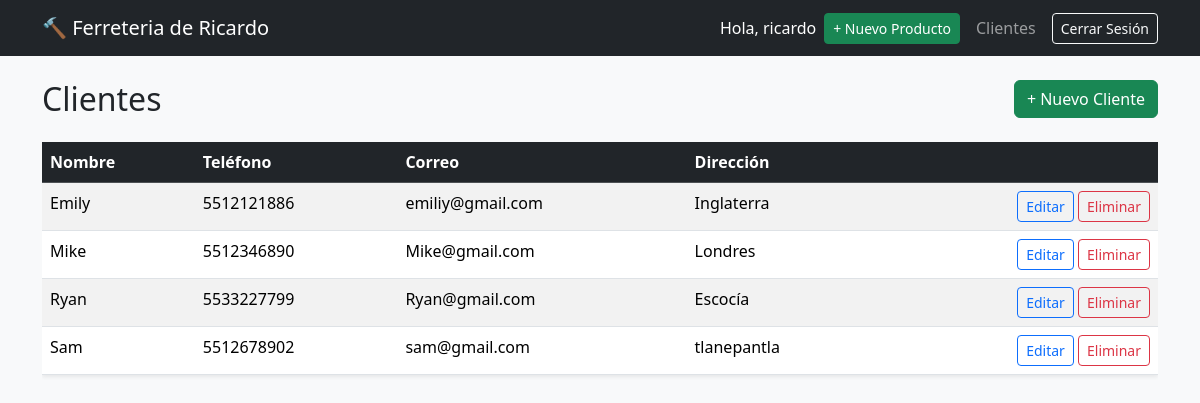
The app's page /clientes/ (signed in) with its own data.
### tienda/models.py (models this page shows, shortened)
class Cliente(models.Model):
    nombre = models.CharField(max_length=150)
    telefono = models.CharField("teléfono", max_length=20, blank=True)
    correo = models.EmailField(blank=True)
    direccion = models.CharField("dirección", max_length=200, blank=True)
    class Meta:
        ordering = ["nombre"]

### tienda/views.py (the view)
# urls.py: path('clientes/', views.ClienteListView.as_view(), name='cliente_lista'),
class ClienteListView(LoginRequiredMixin, ListView):
    model = Cliente
    template_name = 'tienda/cliente_list.html'
    context_object_name = 'clientes'

### tienda/templates/tienda/cliente_list.html (shortened to what this page needs)
{% extends 'base.html' %}
{% block contenido %}
<div class="d-flex justify-content-between align-items-center mb-4">
    <h2 class="mb-0">Clientes</h2>
    <a href="{% url 'cliente_crear' %}" class="btn btn-success">+ Nuevo Cliente</a>
</div>
<div class="table-responsive">
    <table class="table table-striped bg-white shadow-sm">
        <thead class="table-dark">
            <tr>
                <th>Nombre</th><th>Teléfono</th><th>Correo</th><th>Dirección</th><th></th>
            </tr>
        </thead>
        <tbody>
            {% for c in clientes %}
                <tr>
                    <td>{{ c.nombre }}</td>
                    <td>{{ c.telefono }}</td>
                    <td>{{ c.correo }}</td>
                    <td>{{ c.direccion }}</td>
                    <td class="text-end">
                        <a href="{% url 'cliente_editar' c.pk %}" class="btn btn-sm btn-outline-primary">Editar</a>
                        <a href="{% url 'cliente_eliminar' c.pk %}" class="btn btn-sm btn-outline-danger">Eliminar</a>
                    </td>
                </tr>
            {% empty %}
                <tr><td colspan="5" class="text-center">No hay clientes registrados.</td></tr>
            {% endfor %}
        </tbody>
    </table>
</div>
{% endblock %}

### tienda/templates/base.html (shortened to what this page needs)
<!DOCTYPE html>
<html lang="es">
<head>
    <link href="https://cdn.jsdelivr.net/npm/bootstrap@5.3.3/dist/css/bootstrap.min.css" rel="stylesheet">
</head>
<body class="bg-light">
<nav class="navbar navbar-expand-lg navbar-dark bg-dark">
    <div class="container">
        <a class="navbar-brand" href="{% url 'inicio' %}">🔨  Ferreteria de Ricardo</a>
        <div class="collapse navbar-collapse" id="menu">
            <ul class="navbar-nav ms-auto align-items-lg-center gap-lg-2">
                {% if user.is_authenticated %}
                    <li class="nav-item"><span class="navbar-text text-white">Hola, {{ user.username }}</span></li>
                    <li class="nav-item"><a class="btn btn-success btn-sm" href="{% url 'producto_crear' %}">+ Nuevo Producto</a></li>
                    <li class="nav-item"><a class="nav-link" href="{% url 'cliente_lista' %}">Clientes</a></li>
                    <li class="nav-item">
                        <form method="post" action="{% url 'logout' %}">
                            <button type="submit" class="btn btn-outline-light btn-sm">Cerrar Sesión</button>
                        </form>
                    </li>
                {% else %}
                    <li class="nav-item"><a class="btn btn-outline-light btn-sm" href="{% url 'login' %}">Iniciar Sesión</a></li>
                {% endif %}
            </ul>
        </div>
    </div>
</nav>
<div class="container mt-4">
    {% block contenido %}{% endblock %}
</div>
</body>
</html>

### records on screen
Cliente: nombre "Emily", telefono "5512121886", correo "emiliy@gmail.com", direccion "Inglaterra"
Cliente: nombre "Mike", telefono "5512346890", correo "Mike@gmail.com", direccion "Londres"
Cliente: nombre "Ryan", telefono "5533227799", correo "Ryan@gmail.com", direccion "Escocía"
Cliente: nombre "Sam", telefono "5512678902", correo "sam@gmail.com", direccion "tlanepantla"

### other values on screen
{{ user.username }} "ricardo"
